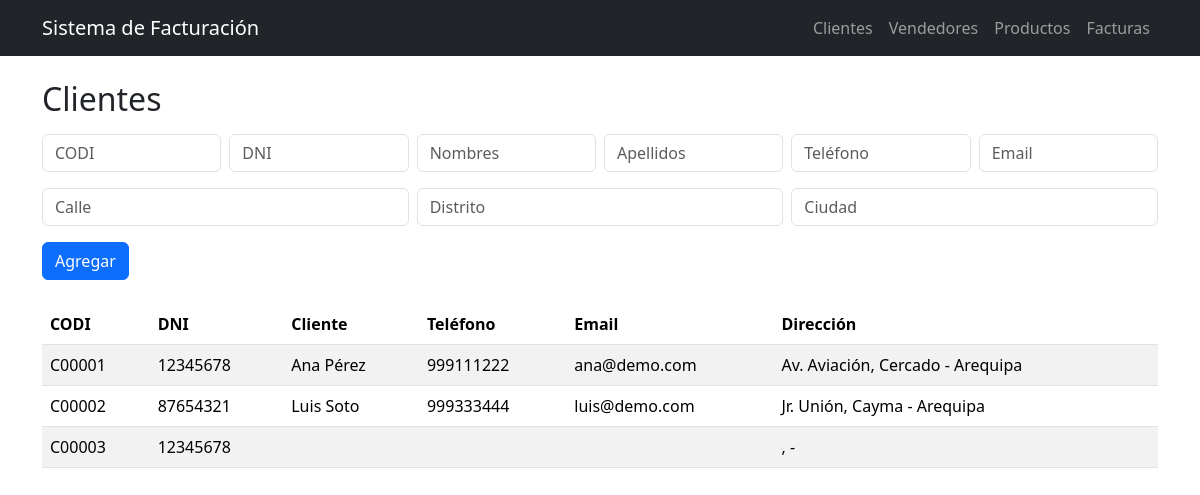
Screenshot of /clientes with the database file from the repository.
### tables this page shows
CREATE TABLE CLIENTE (
  CODI  CHAR(6)  PRIMARY KEY,
  DNI   CHAR(8),
  NOMB  VARCHAR(40),
  APEL  VARCHAR(40),
  TELF  VARCHAR(9),
  EMAIL VARCHAR(60),
  CALLE VARCHAR(40),
  DIST  VARCHAR(30),
  CIUD  VARCHAR(30)
);

### app.py (the view)
@app.route("/clientes")
def clientes():
    db = get_db()
    rows = db.execute("SELECT * FROM CLIENTE ORDER BY CODI").fetchall()
    return render_template("clientes.html", rows=rows)

### app.py (called while the page is built)
def get_db():
    db = getattr(g, "_db", None)
    if db is None:
        need_init = not os.path.exists(DB_PATH)
        db = g._db = sqlite3.connect(DB_PATH)
        db.row_factory = sqlite3.Row
        db.execute("PRAGMA foreign_keys = ON")
        if need_init:
            with open(SCHEMA_PATH, "r", encoding="utf-8") as f:
                db.executescript(f.read())
            seed(db)
            db.commit()
    return db

### templates/clientes.html
{% extends "base.html" %}
{% block content %}
<h2 class="mb-3">Clientes</h2>
<form class="row g-2 mb-4" method="post" action="{{ url_for('clientes_nuevo') }}">
  <div class="col-2"><input required name="CODI" placeholder="CODI" class="form-control"></div>
  <div class="col-2"><input name="DNI" placeholder="DNI" class="form-control"></div>
  <div class="col-2"><input name="NOMB" placeholder="Nombres" class="form-control"></div>
  <div class="col-2"><input name="APEL" placeholder="Apellidos" class="form-control"></div>
  <div class="col-2"><input name="TELF" placeholder="Teléfono" class="form-control"></div>
  <div class="col-2"><input name="EMAIL" placeholder="Email" class="form-control"></div>
  <div class="col-4"><input name="CALLE" placeholder="Calle" class="form-control mt-2"></div>
  <div class="col-4"><input name="DIST" placeholder="Distrito" class="form-control mt-2"></div>
  <div class="col-4"><input name="CIUD" placeholder="Ciudad" class="form-control mt-2"></div>
  <div class="col-12"><button class="btn btn-primary mt-2">Agregar</button></div>
</form>
<table class="table table-striped">
  <thead><tr><th>CODI</th><th>DNI</th><th>Cliente</th><th>Teléfono</th><th>Email</th><th>Dirección</th></tr></thead>
  <tbody>
  {% for r in rows %}
    <tr>
      <td>{{ r.CODI }}</td>
      <td>{{ r.DNI }}</td>
      <td>{{ r.NOMB }} {{ r.APEL }}</td>
      <td>{{ r.TELF }}</td>
      <td>{{ r.EMAIL }}</td>
      <td>{{ r.CALLE }}, {{ r.DIST }} - {{ r.CIUD }}</td>
    </tr>
  {% endfor %}
  </tbody>
</table>
{% endblock %}

### rows the page displays
CLIENTE: CODI "C00001", DNI "12345678", NOMB "Ana", APEL "Pérez", TELF "999111222", EMAIL "ana@demo.com", CALLE "Av. Aviación", DIST "Cercado", CIUD "Arequipa"
CLIENTE: CODI "C00002", DNI "87654321", NOMB "Luis", APEL "Soto", TELF "999333444", EMAIL "luis@demo.com", CALLE "Jr. Unión", DIST "Cayma", CIUD "Arequipa"
CLIENTE: CODI "C00003", DNI "12345678"
